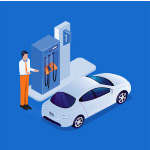
#> input picture ontap/images/cayxang.jpg, 150 x 150 px, found by its file name
$ python bt37,40.py
#> lines starting #> are read from the running program, lines starting #| are printed output that depends on the picture; after the words box and inside, x2 and y2 are one past the last pixel; in counts of white or black regions, pixels touching at a corner belong together
import cv2
import numpy as np
img=cv2.imread('.\images\\cayxang.jpg')
#> img is the input picture: shape (150, 150, 3); mean B, G, R 200.4, 122.1, 58.1
Ig=255-img
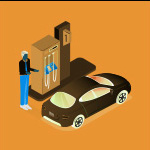
#> Ig: shape (150, 150, 3); mean B, G, R 54.6, 132.9, 196.9
Igray=cv2.cvtColor(Ig,cv2.COLOR_BGR2GRAY)
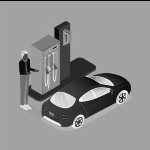
#> Igray: shape (150, 150); min 0, max 253, mean 143.2
ret,img_b=cv2.threshold(Igray,0,255,cv2.THRESH_OTSU)
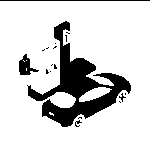
#> img_b: shape (150, 150); 83.4% white; 18 black regions (13 under 20 px)
#> ret = 104
Icopy=img.copy()
Icopy2=img.copy()
contours,hierarchy=cv2.findContours(img_b,cv2.RETR_TREE,cv2.CHAIN_APPROX_SIMPLE)
#> contours = 33 contours, 28 with area under 20; largest, box (x1, y1, x2, y2) and area: (0, 1, 150, 150) 22052, (27, 20, 132, 128) 3808, (18, 53, 40, 76) 246, (79, 87, 112, 102) 225, (118, 92, 127, 103) 32
if(len(contours)!=0):
    cv2.drawContours(Icopy, contours, -1, 255, 4)
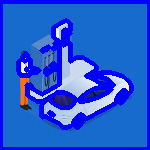
#> Icopy: shape (150, 150, 3); mean B, G, R 216.2, 90.2, 37.5
    area=[cv2.contourArea(c) for c in contours]
#> area = 33 values, max 22052 at index 0, min 0 at index 17, mean 803.3
    max_index=np.argmax(area)
#> max_index = 0
    cv2.drawContours(Icopy2, contours[max_index], -1, 255, 4)
#> Icopy2: shape (150, 150, 3); 0.12% of pixels changed, all inside (x1, y1, x2, y2) = (0, 0, 150, 150)
    cv2.imshow('Anh nhi phan',img_b)
    cv2.imshow('Contours cua anh',Icopy)
    cv2.imshow('Anh bai 37,40',Icopy2)
    cv2.imshow('Anh bai 40',Ig)

cv2.waitKey(0)
cv2.destroyAllWindows()
